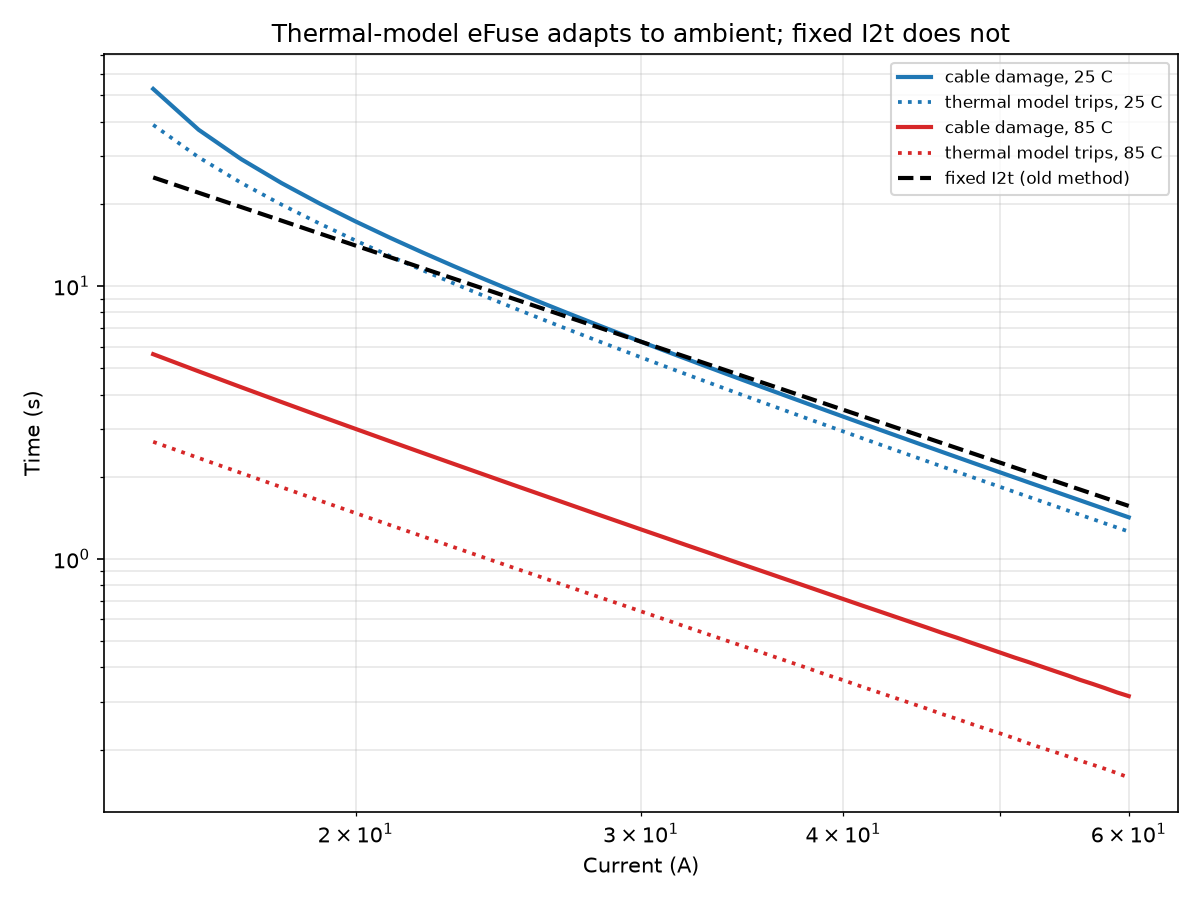

This figure's Python source:
import numpy as np
import matplotlib
matplotlib.use("Agg")
import matplotlib.pyplot as plt

R20, alpha = 0.0344, 0.00393
Cth, Rth   = 2.5, 9.0
T_limit    = 105.0
T_TRIP     = 95.0     # trip early, leave safety margin

def time_to_limit(current, T_amb, max_time=600.0, dt=0.001):
    T = T_amb
    for i in range(int(max_time / dt)):
        R = R20 * (1 + alpha * (T - 20))
        T += (current**2 * R - (T - T_amb) / Rth) / Cth * dt
        if T >= T_limit:
            return i * dt
    return None

def thermal_model_trip(current, T_amb, max_time=600.0, dt=0.001):
    """The eFuse runs its own copy of the cable model and trips on
       ESTIMATED temperature, not on accumulated I^2*t."""
    T_est = T_amb
    for i in range(int(max_time / dt)):
        R = R20 * (1 + alpha * (T_est - 20))
        T_est += (current**2 * R - (T_est - T_amb) / Rth) / Cth * dt
        if T_est >= T_TRIP:
            return i * dt
    return None

def i2t_trip_time(current, K):
    return K / current**2

K = 30**2 * time_to_limit(30, 25.0)
currents = np.arange(15, 61, 1.0)

plt.figure(figsize=(8, 6))
for T_amb, c in [(25, "tab:blue"), (85, "tab:red")]:
    dmg = [(I, time_to_limit(I, T_amb)) for I in currents]
    dmg = [(I, t) for I, t in dmg if t]
    plt.loglog([p[0] for p in dmg], [p[1] for p in dmg], color=c, lw=2,
               label=f"cable damage, {T_amb} C")

    trip = [(I, thermal_model_trip(I, T_amb)) for I in currents]
    trip = [(I, t) for I, t in trip if t]
    plt.loglog([p[0] for p in trip], [p[1] for p in trip], color=c,
               lw=1.8, linestyle=":", label=f"thermal model trips, {T_amb} C")

plt.loglog(currents, [i2t_trip_time(I, K) for I in currents],
           "k--", lw=2, label="fixed I2t (old method)")

plt.xlabel("Current (A)")
plt.ylabel("Time (s)")
plt.title("Thermal-model eFuse adapts to ambient; fixed I2t does not")
plt.legend(fontsize=8)
plt.grid(True, which="both", alpha=0.3)
plt.tight_layout()
plt.savefig("step5_thermal_model.png", dpi=150)

print(f"{'I':>4} {'amb':>5} {'damage':>8} {'I2t':>8} {'model':>8}   I2t      model")
for T_amb in [25, 85]:
    for I in [20, 30, 40, 50]:
        d  = time_to_limit(I, T_amb)
        f  = i2t_trip_time(I, K)
        m  = thermal_model_trip(I, T_amb)
        v1 = "DAMAGED" if f > d else "ok"
        v2 = "DAMAGED" if m > d else "ok"
        print(f"{I:4.0f} {T_amb:5.0f} {d:8.2f} {f:8.2f} {m:8.2f}   {v1:8} {v2}")
